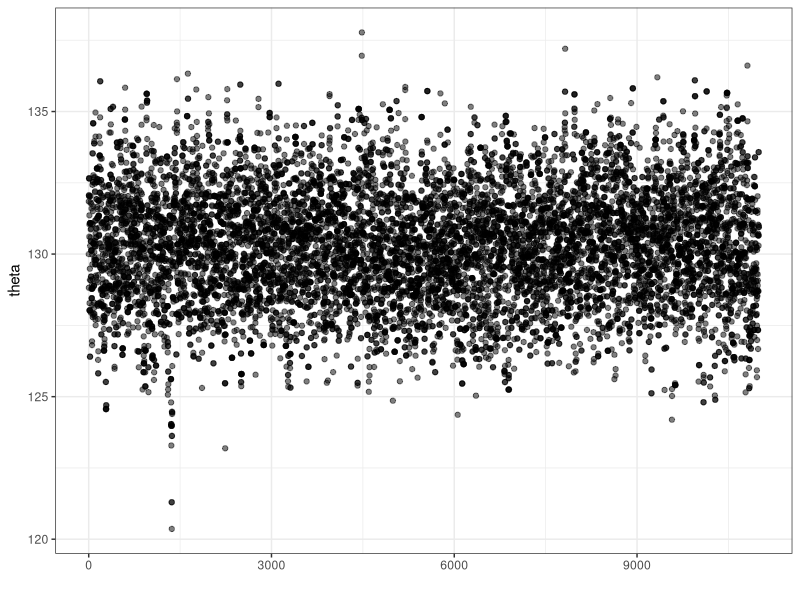
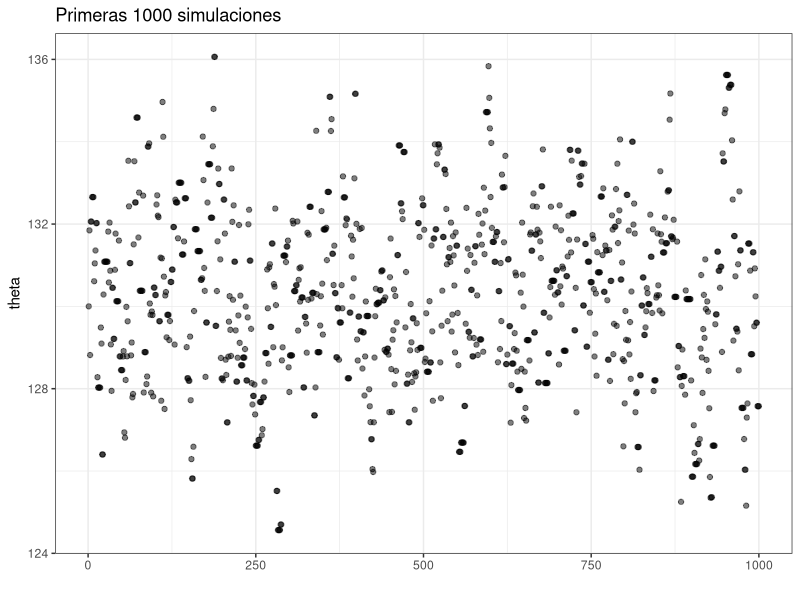
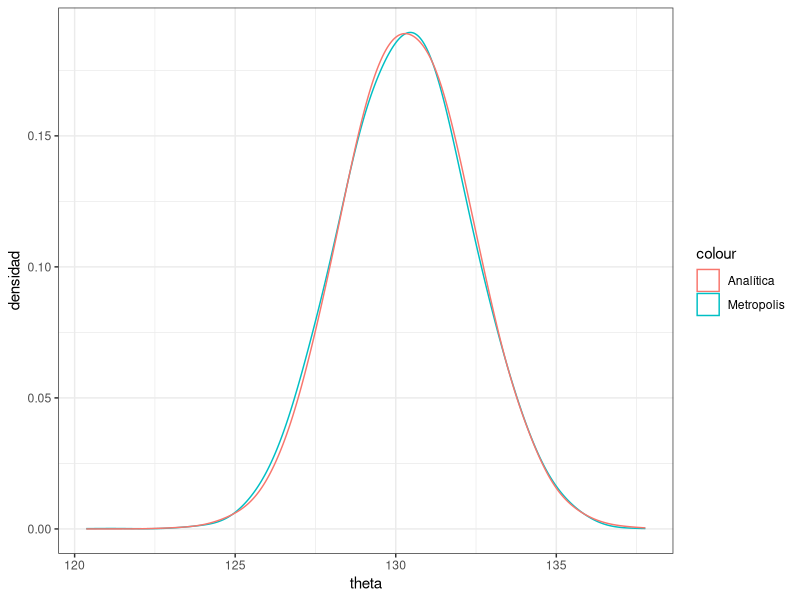

Here is the R script that generated these plots, in order:
## ---- chunk 1
knitr::opts_chunk$set(echo = TRUE)
## ---- chunk 2
library(ggplot2)
## ---- chunk 3
prior <- function(mu, tau){
  function(theta){
    dnorm(theta,mu,tau)
  }
}
## ---- chunk 4
mu       <- 150
tau      <- 15
mi_prior <- prior(mu=mu, tau=tau)
## ---- chunk 5
# sigma: desviación estándar S: sum x_i, S2: sum x_i^2, N: número obs.
likeNorm <- function(sigma, S, S2, N){
  function(theta){
    1/((2*pi*sigma^2)^(N/2))*exp(-1/(2*sigma^2)*(S2 - 2*theta*S + N*theta^2))
  }
}
## ---- chunk 6
N       <- 100
S       <- 13000
S2      <- 1700000
desvest <- 20
mi_like <- likeNorm(sigma = desvest, S = S, S2 = S2, N = N)
## ---- chunk 7
postRelProb <- function(theta){
  mi_like(theta) * mi_prior(theta)
}
## ---- chunk 8
# Definimos la caminata aleatoria a seguir
caminaAleat <- function(theta){ # theta: valor actual
  salto_prop <- rnorm(1, 0, sd = sqrt(5)) # salto propuesto
  theta_prop <- theta + salto_prop # theta propuesta
  if(theta_prop < 0){ # si el salto implica salir del dominio
    return(theta)
  }
  u <- runif(1) 
  p_move <-  min(postRelProb(theta_prop) / postRelProb(theta), 1) # prob mover
  if(p_move  > u){
    return(theta_prop) # aceptar valor propuesto
  }
  else{
    return(theta) # rechazar
  }
}


## ---- chunk 9
set.seed(5885415)
Nsim     <- 11000
thetavec <- S/N
for(i in 2:Nsim){
  thetavec[i] <- caminaAleat(thetavec[i-1])
}
## ---- chunk 10
ggplot()+theme_bw()+
  geom_point(aes(1:Nsim, thetavec), alpha=0.5)+
  geom_jitter()+
  xlab("")+
  ylab("theta")
## ---- chunk 11
ggplot()+theme_bw()+
  geom_point(aes(1:1000, thetavec[1:1000]), alpha=0.5)+
  xlab("")+
  ylab("theta")+
  ggtitle("Primeras 1000 simulaciones")
## ---- chunk 12
theta_sim <- thetavec[701:Nsim]
## ---- chunk 13
x_bar <- S/N
post_mu      <- desvest^2/(desvest^2+N*tau^2)*mu + N*tau^2/(desvest^2 + N*tau^2)*x_bar
post_desvest <- sqrt(desvest^2*tau^2/(desvest^2+N*tau^2))
Analitic_sim <- rnorm(Nsim, post_mu, post_desvest)

ggplot()+ theme_bw()+
  geom_density(aes(theta_sim, color="Metropolis"), adjust=2)+
  geom_density(aes(Analitic_sim, color="Analítica"), adjust=2)+
  ylab("densidad")+
  xlab("theta")

